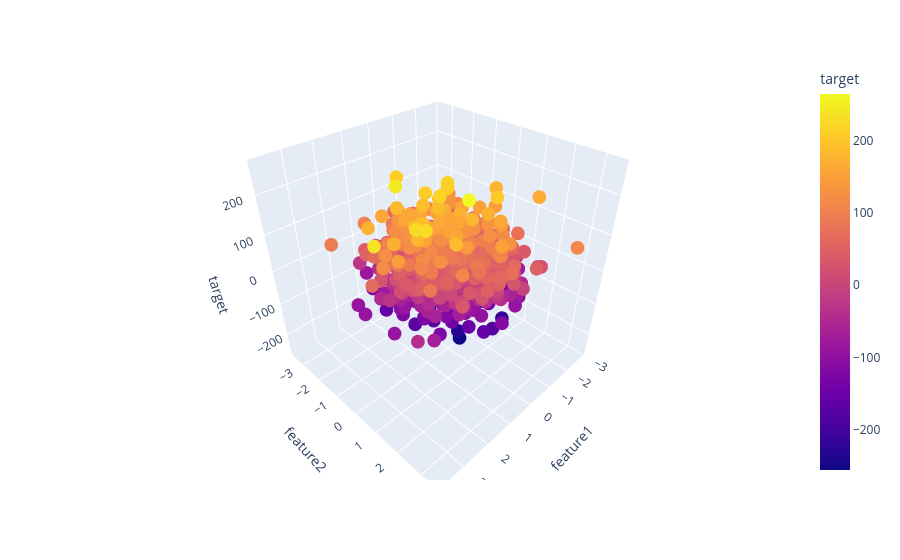

Source (notebook cell):
### Code cell
# plot of existing data
import plotly.express as px
fig = px.scatter_3d(df,x = 'feature1', y = 'feature2', z = 'target', color = 'target')
fig

### Figure 1 — Plotly figure (JSON) as saved in the notebook; plotly's stock layout.template omitted (floating-point values rounded to 4 significant figures; data arrays with more than 128 entries replaced by an {"elided": "..."} marker saying what was removed)
{"data": [{"hovertemplate": "feature1=%{x}<br>feature2=%{y}<br>target=%{marker.color}<extra></extra>", "legendgroup": "", "marker": {"color": {"elided": "1000 float values"}, "coloraxis": "coloraxis", "symbol": "circle"}, "mode": "markers", "name": "", "scene": "scene", "showlegend": false, "type": "scatter3d", "x": {"elided": "1000 float values"}, "y": {"elided": "1000 float values"}, "z": {"elided": "1000 float values"}}], "layout": {"coloraxis": {"colorbar": {"title": {"text": "target"}}, "colorscale": [[0, "#0d0887"], [0.1111, "#46039f"], [0.2222, "#7201a8"], [0.3333, "#9c179e"], [0.4444, "#bd3786"], [0.5556, "#d8576b"], [0.6667, "#ed7953"], [0.7778, "#fb9f3a"], [0.8889, "#fdca26"], [1, "#f0f921"]]}, "legend": {"tracegroupgap": 0}, "margin": {"t": 60}, "scene": {"domain": {"x": [0, 1], "y": [0, 1]}, "xaxis": {"title": {"text": "feature1"}}, "yaxis": {"title": {"text": "feature2"}}, "zaxis": {"title": {"text": "target"}}}}}
